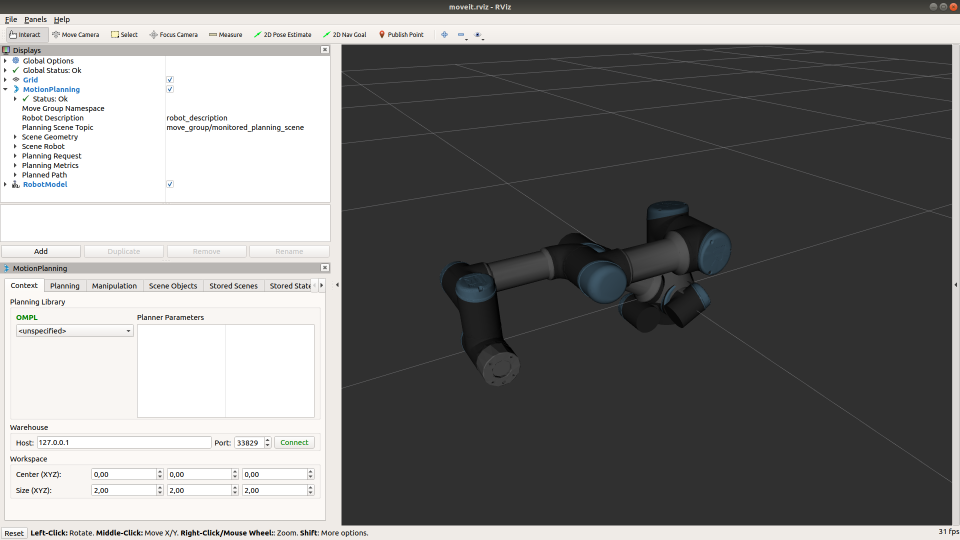
#> input picture rop_sw_Kap12_openCV/test.png, 1920 x 1080 px, given in place of the camera (shown at 1/2 size)
$ python sw03a_Lego_Tracking.py
#> lines starting #> are read from the running program, lines starting #| are printed output that depends on the picture; after the words box and inside, x2 and y2 are one past the last pixel; in counts of white or black regions, pixels touching at a corner belong together
###
# source: https://github.com/jonathanfoster/ball-tracking.git
# ROP WS2019
#
# Erkennt gruene Rechtecke und zeichnet ein umschliessendes Rechteck und einen Ausrichtungspfeil
# Mittelpunkt und Winkel in Rad werden ausgegeben
# Gruppe GH


from collections import deque
import numpy as np
import argparse
import imutils
import cv2

ap = argparse.ArgumentParser()
ap.add_argument("-v", "--video", help="path to the (optional) video file")
args = vars(ap.parse_args())

greenLower = (70, 34, 63)
greenUpper = (110, 255, 255)

if not args.get("video", False):
    camera = cv2.VideoCapture(0) #Index der Kamera 0..2 worx
else:
    camera = cv2.VideoCapture(args["video"])

ax = 0
ay = 0

while True:

    (grabbed, frame) = camera.read()
#> frame is the input picture: shape (1080, 1920, 3); mean B, G, R 125.1, 125.9, 126.5

    if args.get("video") and not grabbed:
        break

    frame = imutils.resize(frame, width=600)
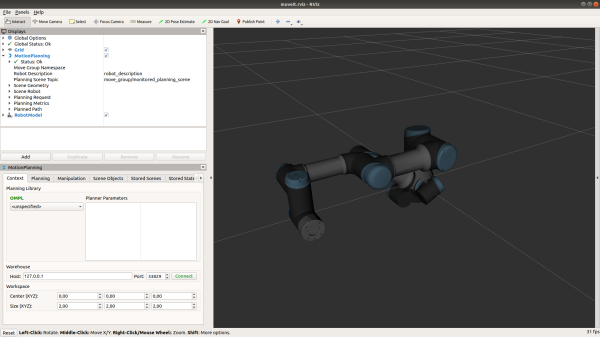
#> frame: shape (337, 600, 3); mean B, G, R 125.1, 125.9, 126.5
    # Speichern des Bildes
    cv2.imwrite('bild.jpg', frame)

    hsv = cv2.cvtColor(frame, cv2.COLOR_BGR2HSV)
#> hsv: shape (337, 600, 3); mean H, S, V 8.4, 4.1, 127.1

    mask = cv2.inRange(hsv, greenLower, greenUpper)
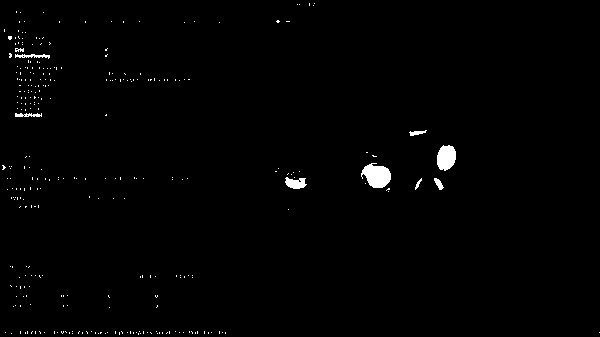
#> mask: shape (337, 600); 0.99% white; 310 white regions (301 under 20 px), largest, box (x1, y1, x2, y2) and area: (361, 163, 391, 188) 518, (437, 145, 456, 171) 387, (285, 177, 307, 189) 179
    mask = cv2.erode(mask, None, iterations=2)
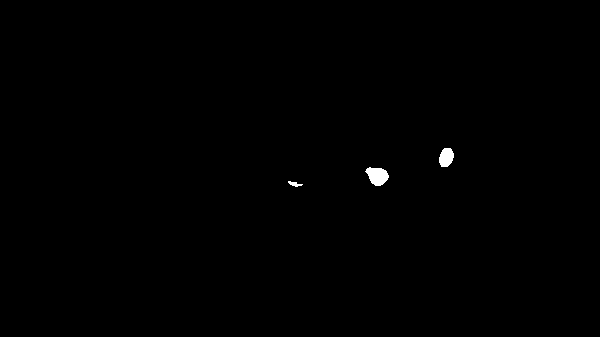
#> mask: shape (337, 600); 0.29% white; 3 white regions, box (x1, y1, x2, y2) and area: (365, 167, 389, 186) 310, (439, 148, 454, 167) 223, (288, 181, 303, 187) 46
    mask = cv2.dilate(mask, None, iterations=2)
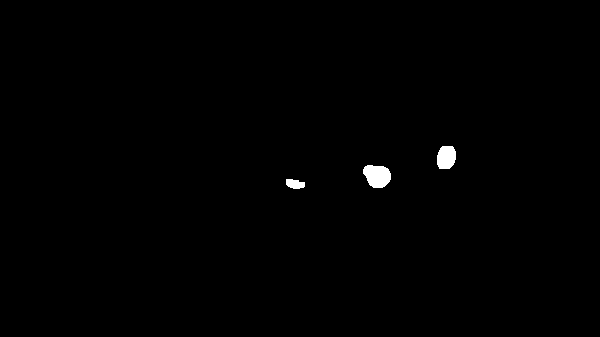
#> mask: shape (337, 600); 0.5% white; 3 white regions

    cnts = cv2.findContours(mask.copy(), cv2.RETR_EXTERNAL, cv2.CHAIN_APPROX_SIMPLE)[-2]
#> cnts = 3 contours; box (x1, y1, x2, y2) and area: (363, 165, 391, 188) 460, (437, 146, 456, 169) 342, (286, 179, 305, 189) 122
    center = None

    if len(cnts) > 0:
        c = max(cnts, key=cv2.contourArea)
#> c = contour of 36 points, box (x1, y1, x2, y2) (363, 165, 391, 188), area 460

        # Erstellen umschiessendes Rechteck
        rect = cv2.minAreaRect(c)
#> rect = ((376.5, 176), (22, 27), -90)

        # Erstellen einer Punktwolke aus dem Rechteck und umwandeln der Liste in intp
        box = cv2.boxPoints(rect)
#> box = [[390, 187], [363, 187], [363, 165], [390, 165]]
        box = np.intp(box)

        # Ermitteln des Mittelpunktes in x,y
        ((x, y), radius) = cv2.minEnclosingCircle(c)
#> x = 376.5; y = 174; radius = 14.4
        if radius > 10:
            ax = int(x)
#> ax = 376
            ay = int(y)
#> ay = 174

            #Lesen des Winkels aus dem Rechteck, umwandeln in Rad
            phi = rect[2]*np.pi/180
#> phi = -1.57

            # Erstellen der Zielpunkte des Pfeils
            x2 = int(ax + 100 * np.cos(phi))
#> x2 = 376
            y2 = int(ay + 100 * np.sin(phi))
#> y2 = 74

            # Text, Rechteck und Richtungspfeil ins Bild einfuegen
            cv2.putText(frame, "Koordinate x:" + str(ax) + " y:" + str(ay) , (10,30), cv2.FONT_HERSHEY_SIMPLEX,0.5,(255,255,255))
            cv2.putText(frame, "Rotation: " + str(phi) , (10,60), cv2.FONT_HERSHEY_SIMPLEX,0.5,(255,255,255))
            frame = cv2.drawContours(frame, [box], 0, (0,255,0), 2)
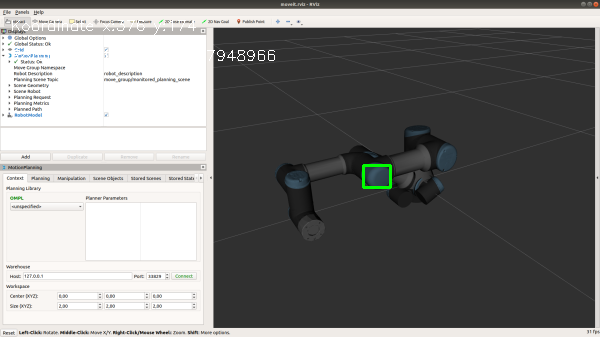
#> frame: shape (337, 600, 3); mean B, G, R 125.3, 126.5, 126.8
            frame = cv2.arrowedLine(frame, (ax,ay),(x2,y2),(255,255,255))
#> frame: shape (337, 600, 3); 0.06% of pixels changed, all inside (x1, y1, x2, y2) = (369, 74, 384, 175)

    cv2.imshow("Mask", mask)
    cv2.imshow("Frame", frame)
    key = cv2.waitKey(10) & 0xFF
#> (key q is pressed here)

    if key == ord("q"):
        break


camera.release()
cv2.destroyAllWindows()
